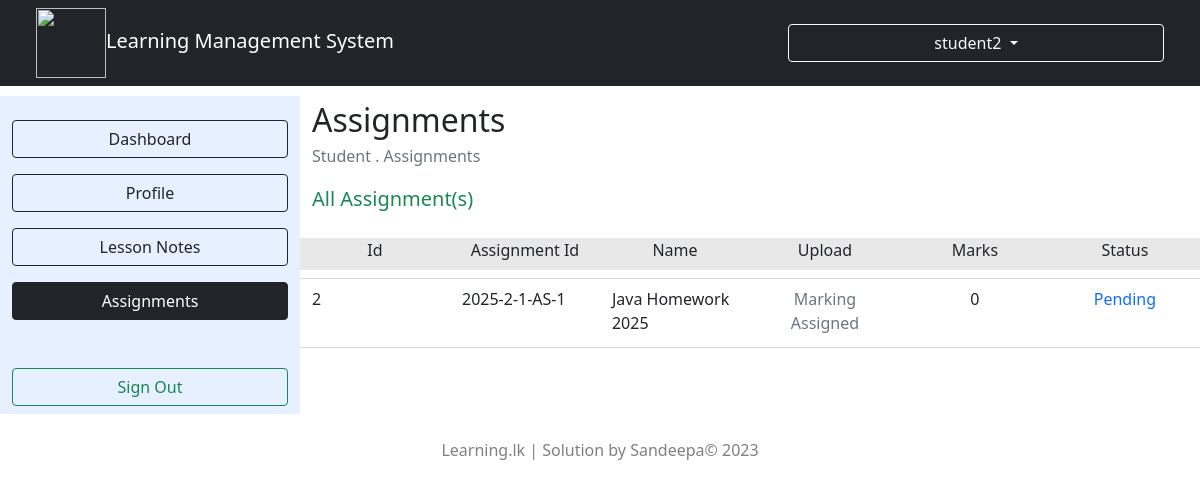
Screenshot of /Online_LMS/UploadAssignment.php (signed in) with the database file from the repository.
### tables this page shows
CREATE TABLE `user_has_release_assignment` (
  `id` INT NOT NULL AUTO_INCREMENT,
  `user_username` VARCHAR(100) NOT NULL,
  `assignment_id` VARCHAR(45) NOT NULL,
  `file_path` VARCHAR(255) DEFAULT NULL,
  `submitted_at` DATETIME DEFAULT CURRENT_TIMESTAMP,
  `marks` INT DEFAULT NULL,
  `mark_status_id` INT DEFAULT NULL,
  PRIMARY KEY (`id`),
  UNIQUE KEY `unique_user_assignment` (`user_username`,`assignment_id`),
  CONSTRAINT `fk_uha_user` FOREIGN KEY (`user_username`) REFERENCES `user`(`username`) ON DELETE CASCADE ON UPDATE CASCADE,
  CONSTRAINT `fk_uha_assignment` FOREIGN KEY (`assignment_id`) REFERENCES `assignment`(`id`) ON DELETE CASCADE ON UPDATE CASCADE,
  CONSTRAINT `fk_uha_mark_status` FOREIGN KEY (`mark_status_id`) REFERENCES `mark_status`(`id`) ON UPDATE CASCADE ON DELETE SET NULL
);

CREATE TABLE `assignment` (
  `id` VARCHAR(45) NOT NULL,
  `name` VARCHAR(150) NOT NULL,
  `assignment_location` VARCHAR(255) DEFAULT NULL,
  `group_has_course_group_id` INT NOT NULL,
  `group_has_course_course_id` INT NOT NULL,
  `start_date` DATE NOT NULL,
  `end_date` DATE NOT NULL,
  `user_username` VARCHAR(100) NOT NULL,
  PRIMARY KEY (`id`),
  CONSTRAINT `fk_assignment_groupcourse` FOREIGN KEY (`group_has_course_group_id`,`group_has_course_course_id`) REFERENCES `group_has_course`(`group_id`,`course_id`) ON DELETE CASCADE ON UPDATE CASCADE,
  CONSTRAINT `fk_assignment_user` FOREIGN KEY (`user_username`) REFERENCES `user`(`username`) ON DELETE RESTRICT ON UPDATE CASCADE
);

### Online_LMS/UploadAssignment.php (the view, shortened to what this page needs)
<!DOCTYPE html>
<html lang="en">
<head>
    <link rel="stylesheet" href="bootstrap.css" />
    <link rel="stylesheet" href="style.css" />
</head>
<body>
    <div class="container-fluid">
        <div class="row">
            <nav class="navbar navbar-light navbar-expand-lg bg-dark fixed-top">
                <div class="container-fluid">
                    <div class="col-4">
                        <a href="#" class="navbar-brand text-white"><img src="system.png" class="icon2" />Learning Management System</a>
                    </div>
                    <div class="btn-group col-lg-4">
                        <button type="button" class="btn btn-outline-light dropdown-toggle" data-bs-toggle="dropdown"
                            aria-haspopup="true" aria-expanded="false">
                            <label class="fs-6"><?php echo($_SESSION["u"])?></label>
                        </button>
                    </div>
                </div>
            </nav>
            <div class="col-4 col-lg-3 mt-5">
                <div class="row bg-primary bg-opacity-10 mt-5">
                    <div class="col-12 mt-4">
                        <form action="StudentDash.php">
                            <button class="btn btn-outline-dark col-12" type="submit">Dashboard</button>
                        </form>
                    </div>
                    <div class="col-12 mt-3">
                        <form action="ProfileStu.php">
                            <button class="btn btn-outline-dark col-12" type="submit">Profile</button>
                        </form>
                    </div>
                    <div class="col-12 mt-3">
                        <form action="NoteView.php">
                            <button class="btn btn-outline-dark col-12" type="submit">Lesson Notes</button>
                        </form>
                    </div>
                    <div class="col-12 mt-3">
                        <form action="UploadAssignment.php">
                            <button class="btn btn-outline-dark col-12 active" type="submit">Assignments</button>
                        </form>
                    </div>
                    <div class="col-12 mt-5 mb-2">
                        <form action="SignOut.php">
                            <button class="btn btn-outline-success col-12" type="submit">Sign Out</button>
                        </form>
                    </div>
                </div>
            </div>
            <div class="col-8 col-lg-9 mt-5">
                <div class="row">
                    <div class="">
                        <label class="fs-2">Assignments</label>
                    </div>
                    <div class="">
                        <label class="fs-6 text-secondary">Student . Assignments</label>
                    </div>
                    <div class="col-12">
                        <div class="row">
                            <?php
                                $connection = new mysqli("localhost","root","","online_lms");
                                    ?>
                            <div class="col-12 mt-3">
                                <label class="fs-5 text-success">All Assignment(s)</label>
                            </div>
                            <div class="mt-4">
                                <div class="row">
                                    <div class="col-2 bg-dark bg-opacity-10 text-center pb-2">Id</div>
                                    <div class="col-2 bg-dark bg-opacity-10 text-center pb-2">Assignment Id</div>
                                    <div class="col-2 bg-dark bg-opacity-10 text-center pb-2">Name</div>
                                    <div class="col-2 bg-dark bg-opacity-10 text-center pb-2">Upload</div>
                                    <div class="col-2 bg-dark bg-opacity-10 text-center pb-2">Marks</div>
                                    <div class="col-2 bg-dark bg-opacity-10 text-center pb-2">Status</div>
                                    <div class="dropdown-divider col-12"></div>
                                    <div id="container">
                                        <div class="row">
                                    <?php
                                        $table2 = $connection->query("SELECT * FROM `user_has_release_assignment` WHERE
                                        `user_username`='".$_SESSION["u"]."'");
                                        for ($i=0; $i < $table2->num_rows; $i++) {
                                            $row2 = $table2->fetch_assoc();
                                            $table3 = $connection->query("SELECT * FROM `assignment` WHERE `id`='".$row2["assignment_id"]."'");
                                            $row3 = $table3->fetch_assoc();
                                            $table4 = $connection->query("SELECT * FROM `assignment` WHERE `id`='".$row2["assignment_id"]."'
                                                AND `start_date`<= '".date("Y-m-d")."' AND `end_date`>='".date("Y-m-d")."'");
                                            $row4 = $table4->fetch_assoc();
                                            ?>
                                            <div class="col-2 mb-1"><label id="assid"><?php echo($row2["id"])?></label></div>
                                            <div class="col-2 mb-1"><?php echo($row2["assignment_id"])?></div>
                                            <div class="col-2 mb-1"><?php echo($row3["name"])?></div>
                                            <?php
                                            if($row4){
                                                if($row2["mark_status_id"]=="1"){
                                                    ?>
                                                    <div class="col-2 mb-1">
                                                        <input class="submitFile" type="file" id="assAnswer_<?php echo($row2["id"])?>">
                                                        <div data-id="<?php echo($row2["id"])?>" class="submitButton">
                                                            <button class="btn btn-primary">Submit</button>
                                                        </div>
                                                    </div>
                                                    <div class="col-2 mb-1 text-center"><?php echo($row2["marks"])?></div>
                                                    <div class="col-2 mb-1 text-center text-primary">Pending</div>
                                                    <?php
                                                }else if($row2["mark_status_id"]=="2"){
                                                    ?>
                                                    <div class="col-2 mb-1">
                                                        <input class="submitFile" type="file" id="assAnswer_<?php echo($row2["id"])?>">
                                                        <div data-id="<?php echo($row2["id"])?>" class="submitButton">
                                                            <button class="btn btn-primary">Re Submit</button>
                                                        </div>
                                                    </div>
                                                    <div class="col-2 mb-1 text-center"><?php echo($row2["marks"])?></div>
                                                    <div class="col-2 mb-1 text-center text-primary">Submitted</div>
                                                    <?php
                                                }else if($row2["mark_status_id"]=="3"){
                                                    ?>
                                                    <div class="col-2 mb-1 text-center"><label class="text-secondary">Marking Assigned</label></div>
                                                    <div class="col-2 mb-1 text-center"><?php echo($row2["marks"])?></div>
                                                    <div class="col-2 mb-1 text-center text-primary">Pending</div>
                                                    <?php
                                                }else if($row2["mark_status_id"]=="4"){
                                                    ?>
                                                    <div class="col-2 mb-1 text-center"><label class="text-info fw-bold">Marks Released</label></div>
                                                    <div class="col-2 mb-1 text-center"><?php echo($row2["marks"])?></div>
                                                    <?php
                                                    if($row2["marks"] >= 40){
                                                        ?>
                                                        <div class="col-2 mb-1 text-center text-success">Pass</div>
                                                        <?php
                                                    }else{
                                                        ?>
                                                        <div class="col-2 mb-1 text-center text-danger">Fail</div>
                                                        <?php
                                                    }
                                                }
                                            }else{
                                                if($row2["mark_status_id"]=="1"){
                                                    ?>
                                                    <div class="col-2 mb-1 text-center"><label class="text-danger">Not Submitted</label></div>
                                                    <div class="col-2 mb-1 text-center"><?php echo($row2["marks"])?></div>
                                                    <div class="col-2 mb-1 text-center text-danger">Absent</div>
                                                    <?php
                                                }else if($row2["mark_status_id"]=="2"){
                                                    ?>
                                                    <div class="col-2 mb-1 text-center"><label class="text-success">Submitted</label></div>
                                                    <div class="col-2 mb-1 text-center"><?php echo($row2["marks"])?></div>
                                                    <div class="col-2 mb-1 text-center text-primary">Pending</div>
                                                    <?php
                                                }else if($row2["mark_status_id"]=="3"){
                                                    ?>
                                                    <div class="col-2 mb-1 text-center"><label class="text-secondary">Marking Assigned</label></div>
                                                    <div class="col-2 mb-1 text-center">0</div>
                                                    <div class="col-2 mb-1 text-center text-primary">Pending</div>
                                                    <?php
                                                }else if($row2["mark_status_id"]=="4"){
                                                    ?>
                                                    <div class="col-2 mb-1 text-center"><label class="text-info fw-bold">Marks Released</label></div>
                                                    <div class="col-2 mb-1 text-center"><?php echo($row2["marks"])?></div>
                                                    <?php
                                                    if($row2["marks"] >= 40){
                                                        ?>
                                                        <div class="col-2 mb-1 text-center text-success">Pass</div>
                                                        <?php
                                                    }else{
                                                        ?>
                                                        <div class="col-2 mb-1 text-center text-danger">Fail</div>
                                                        <?php
                                                    }
                                                }
                                            }
                                            ?>
                                            <div class="dropdown-divider col-12"></div>
                                            <?php
                                        }
                                    ?>
                                        </div>
                                    </div>
                                </div>
                            </div>
                        </div>
                    </div>
                </div>
            </div>
        </div>
        <div class="col-12 text-center text-black-50 mt-4 mb-2">
            <label>Learning.lk | Solution by Sandeepa&copy; 2023</label>
        </div>
    </div>

### Online_LMS/style.css (style rules this page uses)
.icon2 { width: 70px; height: 70px; }

### rows the page displays
user_has_release_assignment: id "2", assignment "2025-2-1-AS-1", assignment.name "Java Homework 2025", shows "Marking Assigned"

### other values shown
$_SESSION["u"] "student2"
